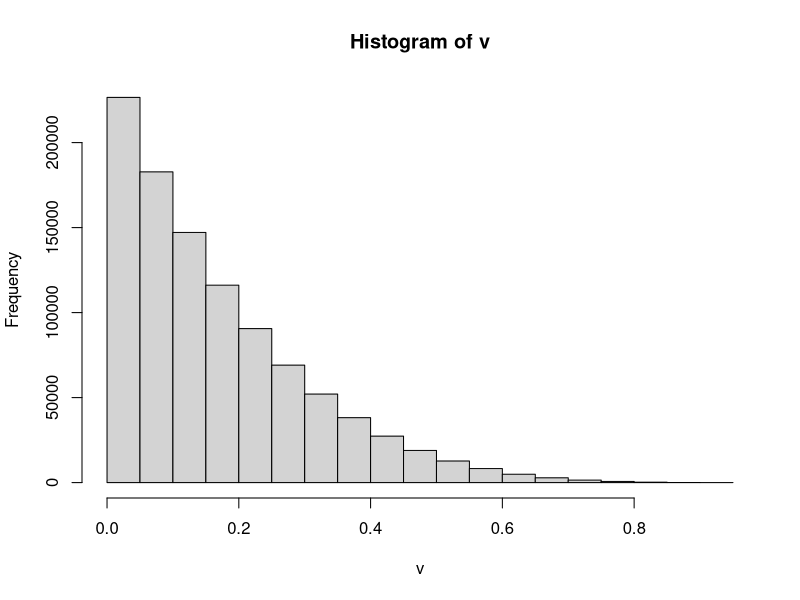
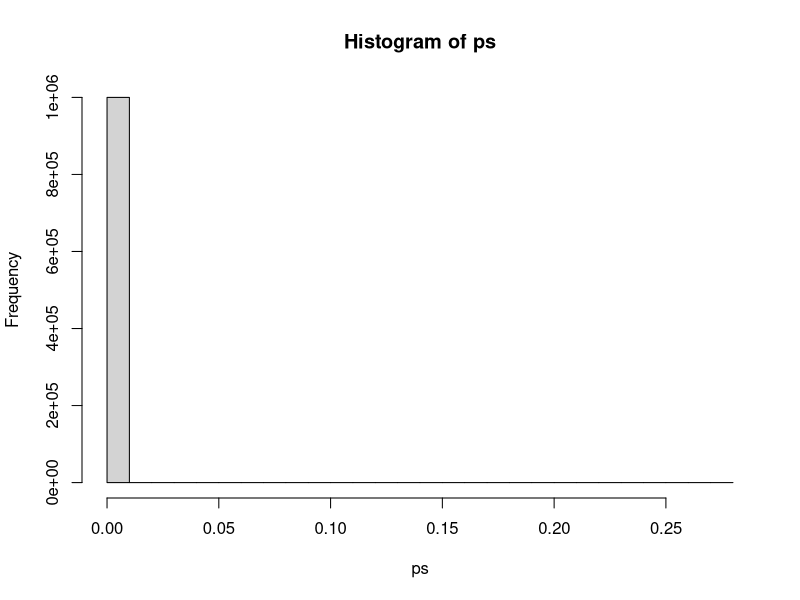
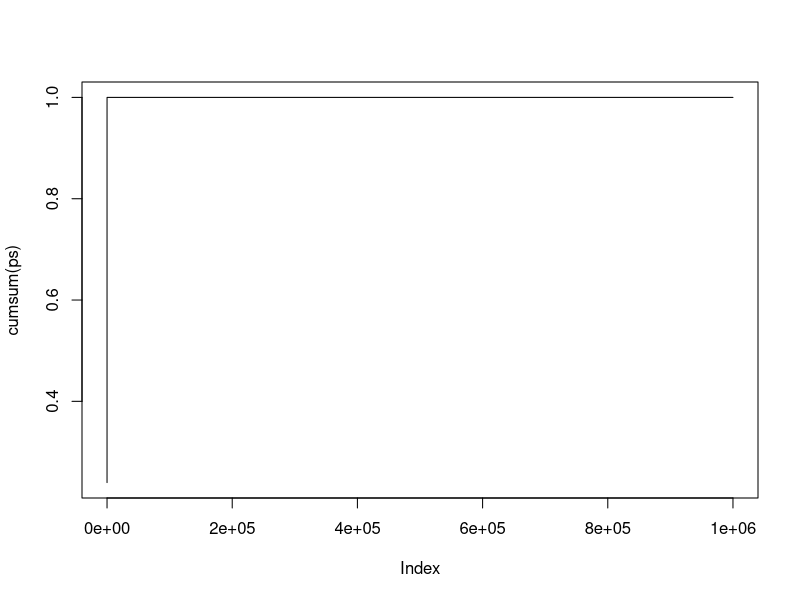
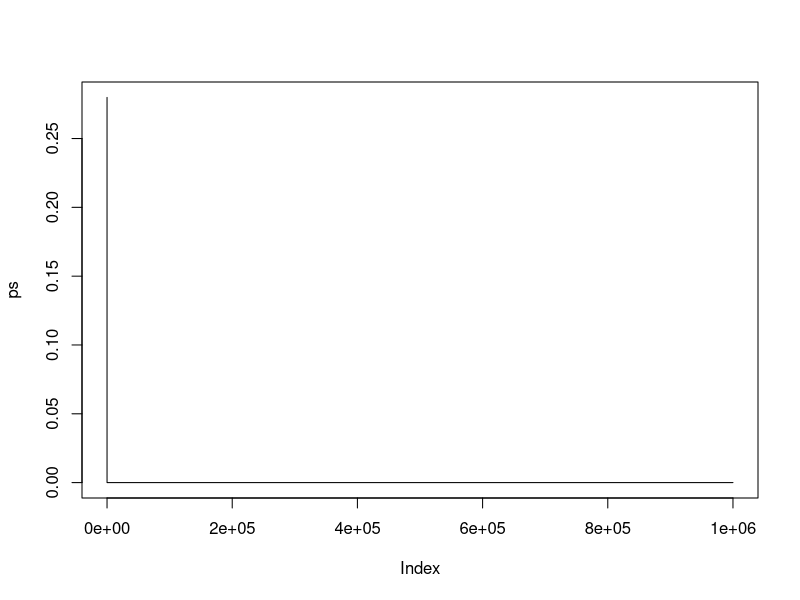
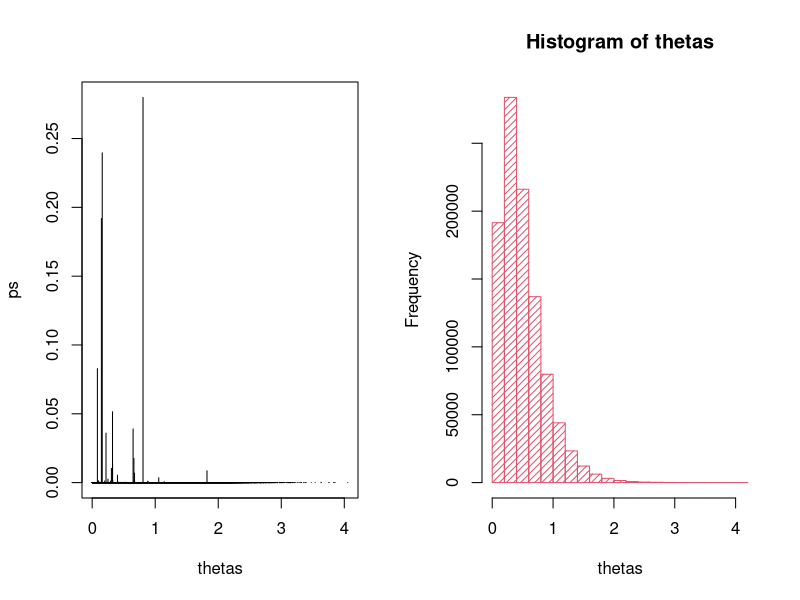

These charts were generated, in order, by the following R code:
# Dirichlet process
alpha <- 5

n <- 1000000
v <- rbeta(n,1,alpha)
hist(v)

ps <- rep(0,n)


logv <- log(v)
log1v <- log(1-v)
cumsumlog1ps <- cumsum(log1v)
ps[1] <- logv[1]
logv. <- logv[-1]
tmp <- logv. + cumsumlog1ps[-n]
ps <- c(logv[1], tmp)
#for(i in 2:n){
#	ps[i] <- logv[i] + sum(log1v[1:(i-1)])
#}
ps <- exp(ps)


hist(ps)
sum(ps)
plot(cumsum(ps),type="l")

plot(ps,type="l")

thetas <- rgamma(n,2,4)

par(mfcol=c(1,2))
plot(thetas,ps,type="h")
hist(thetas,col=2,freq=TRUE,density=20)
par(mfcol=c(1,1))



